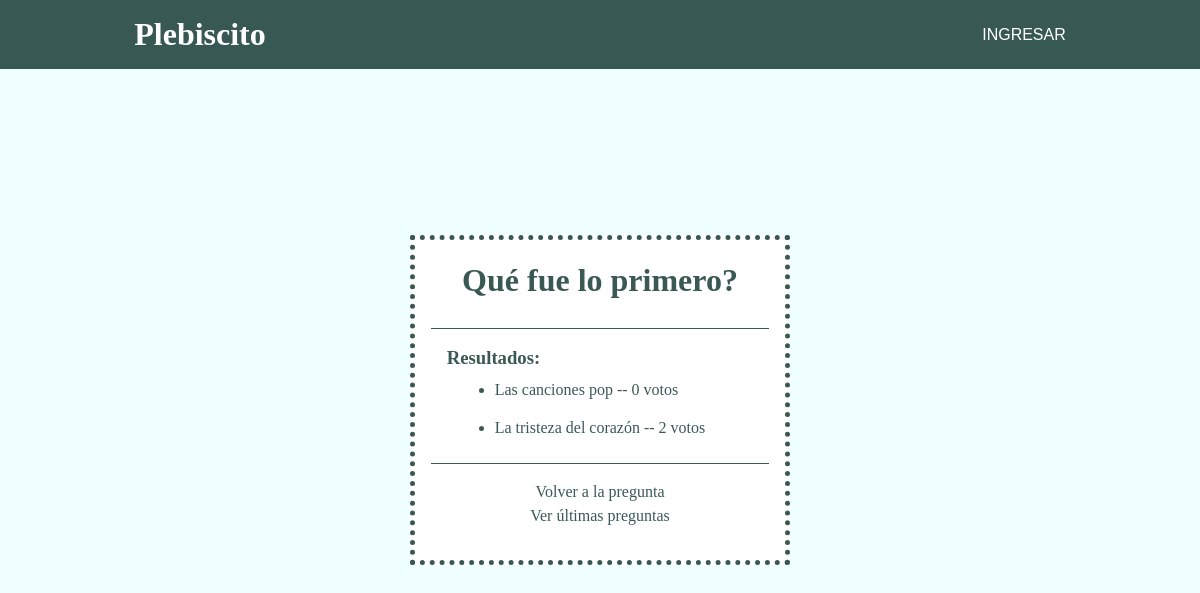
Page /polls/3/results on the committed database.
### polls/models.py (models this page shows, shortened)
class Question(models.Model):
    question_text = models.CharField(max_length=200)
    pub_date = models.DateTimeField('Fecha de publicación')
    def was_published_recently(self):
        now = timezone.now()
        return now - datetime.timedelta(days=1) <= self.pub_date <=now
    was_published_recently.admin_order_field = 'pub_date'
    was_published_recently.boolean = True
    was_published_recently.short_description = 'Publicado recientemente?'

class Choice(models.Model):
    question = models.ForeignKey(Question, on_delete=models.CASCADE)
    choice_text = models.CharField(max_length=200)
    votes = models.IntegerField(default=0)

### polls/views.py (the view)
# urls.py: path('<int:pk>/results', views.ResultsView.as_view(), name='results'),
class ResultsView(generic.DetailView):
    model = Question
    template_name = 'polls/results.html'

### polls/templates/polls/results.html (shortened to what this page needs)
{% extends 'base.html' %}
{% block content %}
<div class="sub-title">
  <h1>{{ question.question_text }}</h1>
</div>
<div class="sub-content">
  <h3>Resultados:</h2>
  <ul>
{% for choice in question.choice_set.all %}
  <div class="sub-option">
    <li>{{ choice.choice_text }} -- {{ choice.votes }} voto{{ choice.votes|pluralize }}</li>
  </div>
{% endfor %}
  </ul>
</div>
<div class="sub-footer">
  <a href="{% url 'polls:detail' question.id %}">Volver a la pregunta</a>
  <br><a href="{% url 'polls:index' %}">Ver últimas preguntas</a>
{% endblock %}

### polls/templates/base.html (style rules this page uses)
* { margin: 0; padding: 0; }
*, *::before, *::after { box-sizing: border-box; }
:root { --background: rgba(10, 47, 40, 0.8); }
h1, h2, h3 { font-family: 'Times New Roman', Times, serif; }
.content a:any-link { color: var(--background); text-decoration: none; }
.sub-title { text-align: center; padding-bottom: 1.5em; border-bottom: 1px solid var(--background); }
.sub-content { padding: 1em; line-height: 1.4; }
.sub-option { padding: .5em 3em; }
.sub-footer { padding: 1em; text-align: center; border-top: 1px solid var(--background); }

### rows in the picture
Question: question_text "Qué fue lo primero?"
Choice: choice_text "Las canciones pop", votes "0"
Choice: choice_text "La tristeza del corazón", votes "2"
